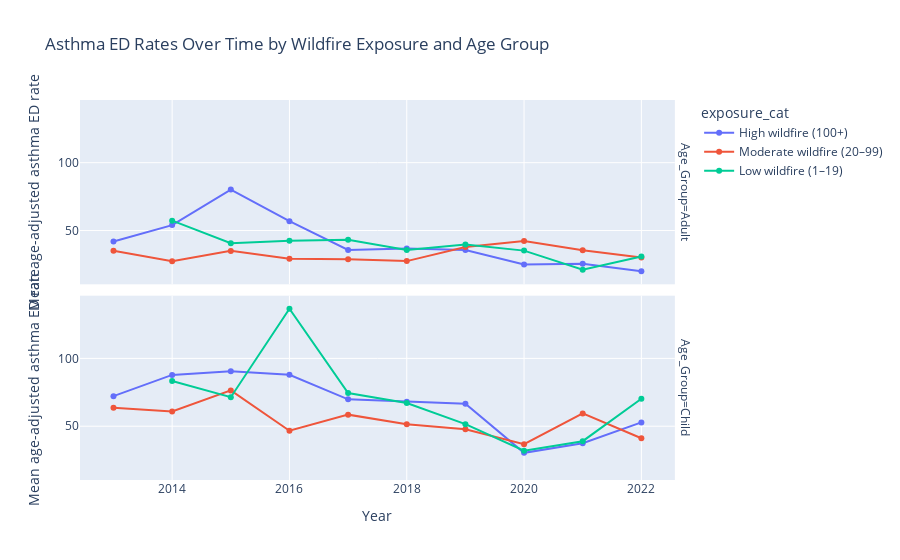

Notebook code cell kept with this figure:
### Code cell
trend_by_age = (
    age_filtered
    .groupby(["Year", "Age_Group", "exposure_cat"])
    .agg(mean_rate=("Age-adjusted Rate", "mean"))
    .reset_index()
)
trend_df = trend_by_age[trend_by_age["exposure_cat"] != "No wildfire"]

fig = px.line(
    trend_df,
    x="Year",
    y="mean_rate",
    color="exposure_cat",
    facet_row="Age_Group",
    markers=True,
    title="Asthma ED Rates Over Time by Wildfire Exposure and Age Group",
    labels={"mean_rate": "Mean age-adjusted asthma ED rate"}
)

fig.show()

### Figure 1 — Plotly figure (JSON) as saved in the notebook; plotly's stock layout.template omitted (floating-point values rounded to 4 significant figures)
{"data": [{"hovertemplate": "exposure_cat=High wildfire (100+)<br>Age_Group=Adult<br>Year=%{x}<br>Mean age-adjusted asthma ED rate=%{y}<extra></extra>", "legendgroup": "High wildfire (100+)", "line": {"color": "#636efa", "dash": "solid"}, "marker": {"symbol": "circle"}, "mode": "lines+markers", "name": "High wildfire (100+)", "orientation": "v", "showlegend": true, "type": "scatter", "x": [2013, 2014, 2015, 2016, 2017, 2018, 2019, 2020, 2021, 2022], "xaxis": "x2", "y": [41.93, 54.0, 80.18, 56.87, 35.71, 36.78, 35.7, 24.97, 25.57, 19.93], "yaxis": "y2"}, {"hovertemplate": "exposure_cat=High wildfire (100+)<br>Age_Group=Child<br>Year=%{x}<br>Mean age-adjusted asthma ED rate=%{y}<extra></extra>", "legendgroup": "High wildfire (100+)", "line": {"color": "#636efa", "dash": "solid"}, "marker": {"symbol": "circle"}, "mode": "lines+markers", "name": "High wildfire (100+)", "orientation": "v", "showlegend": false, "type": "scatter", "x": [2013, 2014, 2015, 2016, 2017, 2018, 2019, 2020, 2021, 2022], "xaxis": "x", "y": [72.17, 87.8, 90.5, 87.87, 69.84, 68.03, 66.61, 30.4, 37.44, 52.8], "yaxis": "y"}, {"hovertemplate": "exposure_cat=Moderate wildfire (20–99)<br>Age_Group=Adult<br>Year=%{x}<br>Mean age-adjusted asthma ED rate=%{y}<extra></extra>", "legendgroup": "Moderate wildfire (20–99)", "line": {"color": "#EF553B", "dash": "solid"}, "marker": {"symbol": "circle"}, "mode": "lines+markers", "name": "Moderate wildfire (20–99)", "orientation": "v", "showlegend": true, "type": "scatter", "x": [2013, 2014, 2015, 2016, 2017, 2018, 2019, 2020, 2021, 2022], "xaxis": "x2", "y": [35.16, 27.45, 35.0, 29.14, 28.83, 27.46, 37.82, 42.28, 35.47, 30.1], "yaxis": "y2"}, {"hovertemplate": "exposure_cat=Moderate wildfire (20–99)<br>Age_Group=Child<br>Year=%{x}<br>Mean age-adjusted asthma ED rate=%{y}<extra></extra>", "legendgroup": "Moderate wildfire (20–99)", "line": {"color": "#EF553B", "dash": "solid"}, "marker": {"symbol": "circle"}, "mode": "lines+markers", "name": "Moderate wildfire (20–99)", "orientation": "v", "showlegend": false, "type": "scatter", "x": [2013, 2014, 2015, 2016, 2017, 2018, 2019, 2020, 2021, 2022], "xaxis": "x", "y": [63.68, 60.92, 76.4, 46.68, 58.54, 51.52, 47.83, 36.75, 59.47, 41.12], "yaxis": "y"}, {"hovertemplate": "exposure_cat=Low wildfire (1–19)<br>Age_Group=Adult<br>Year=%{x}<br>Mean age-adjusted asthma ED rate=%{y}<extra></extra>", "legendgroup": "Low wildfire (1–19)", "line": {"color": "#00cc96", "dash": "solid"}, "marker": {"symbol": "circle"}, "mode": "lines+markers", "name": "Low wildfire (1–19)", "orientation": "v", "showlegend": true, "type": "scatter", "x": [2014, 2015, 2016, 2017, 2018, 2019, 2020, 2021, 2022], "xaxis": "x2", "y": [57.28, 40.59, 42.41, 43.24, 35.73, 39.62, 35.2, 21.06, 30.93], "yaxis": "y2"}, {"hovertemplate": "exposure_cat=Low wildfire (1–19)<br>Age_Group=Child<br>Year=%{x}<br>Mean age-adjusted asthma ED rate=%{y}<extra></extra>", "legendgroup": "Low wildfire (1–19)", "line": {"color": "#00cc96", "dash": "solid"}, "marker": {"symbol": "circle"}, "mode": "lines+markers", "name": "Low wildfire (1–19)", "orientation": "v", "showlegend": false, "type": "scatter", "x": [2014, 2015, 2016, 2017, 2018, 2019, 2020, 2021, 2022], "xaxis": "x", "y": [83.37, 71.39, 136.6, 74.44, 67.07, 51.54, 31.92, 38.98, 70.25], "yaxis": "y"}], "layout": {"annotations": [{"font": {}, "showarrow": false, "text": "Age_Group=Child", "textangle": 90, "x": 0.98, "xanchor": "left", "xref": "paper", "y": 0.2425, "yanchor": "middle", "yref": "paper"}, {"font": {}, "showarrow": false, "text": "Age_Group=Adult", "textangle": 90, "x": 0.98, "xanchor": "left", "xref": "paper", "y": 0.7575, "yanchor": "middle", "yref": "paper"}], "legend": {"title": {"text": "exposure_cat"}, "tracegroupgap": 0}, "title": {"text": "Asthma ED Rates Over Time by Wildfire Exposure and Age Group"}, "xaxis": {"anchor": "y", "domain": [0, 0.98], "title": {"text": "Year"}}, "xaxis2": {"anchor": "y2", "domain": [0, 0.98], "matches": "x", "showticklabels": false}, "yaxis": {"anchor": "x", "domain": [0, 0.485], "title": {"text": "Mean age-adjusted asthma ED rate"}}, "yaxis2": {"anchor": "x2", "domain": [0.515, 1], "matches": "y", "title": {"text": "Mean age-adjusted asthma ED rate"}}}}
